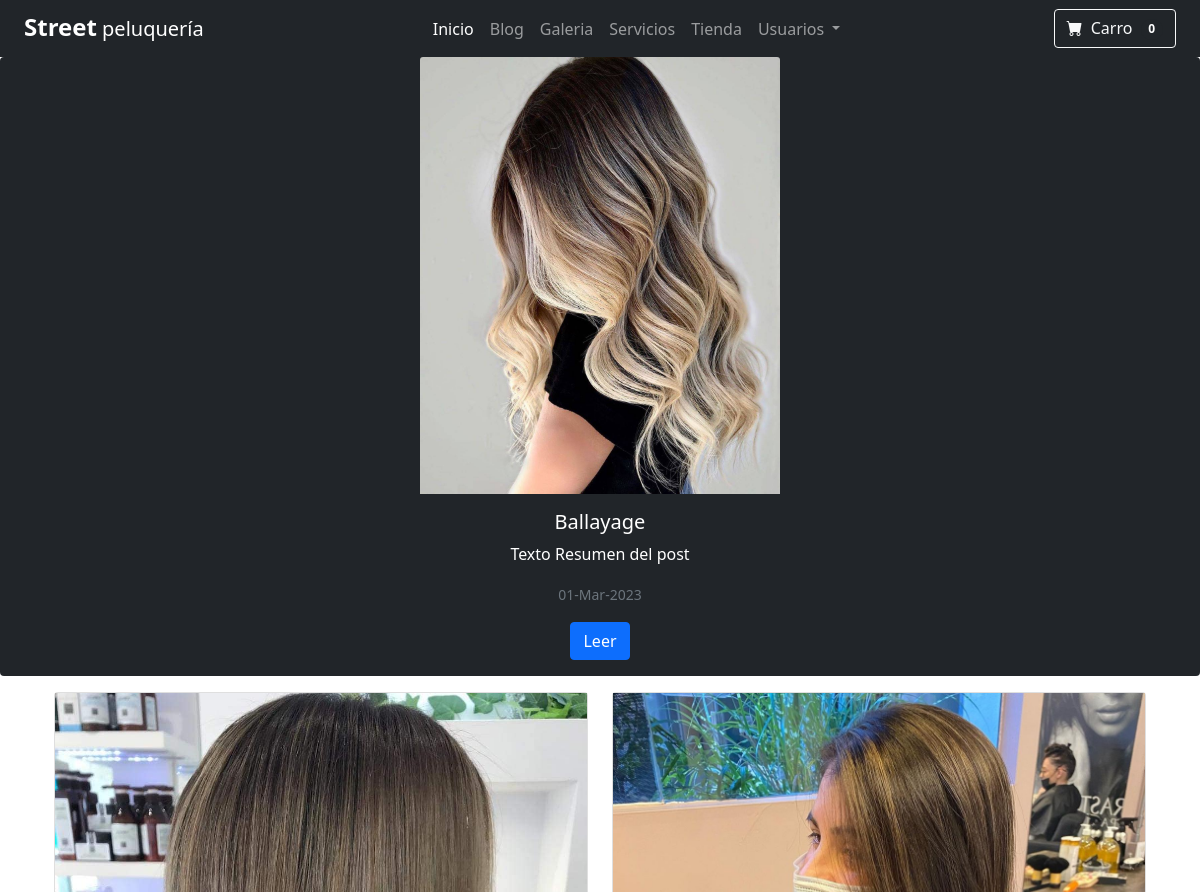
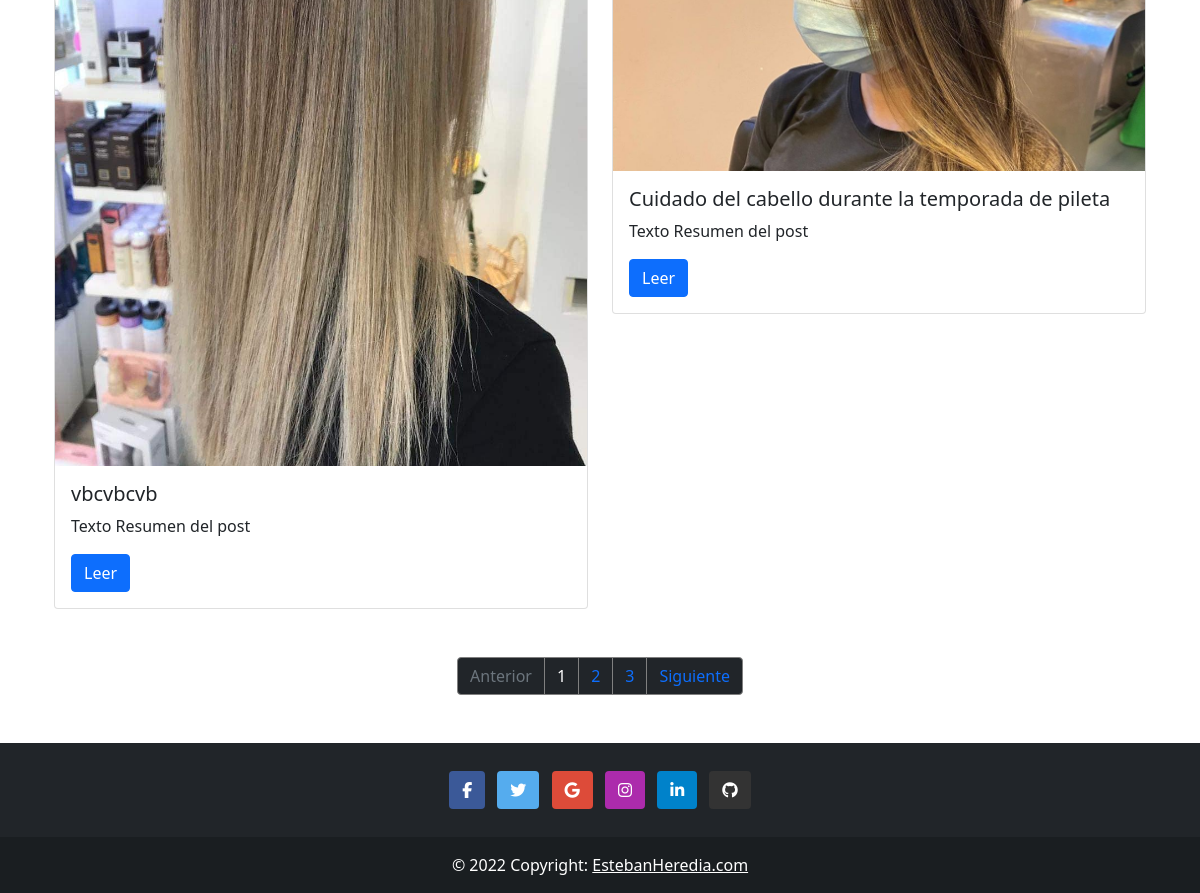
The page /lista_post on the database its author committed (2 pictures, top to bottom).
### blog/models.py (models this page shows, shortened)
class Post(models.Model):
    ESTADO = [
        ('publicado', 'Publicado'),
        ('borrador', 'Borrador'),
        ('eliminado', "Eliminado")
    ]
    titulo = models.CharField(max_length=100)
    resumen = models.CharField(max_length=255)
    cuerpo = models.TextField()
    creado_en = models.DateTimeField()
    publicado_en = models.DateTimeField()
    estado = models.CharField(max_length=255, choices=ESTADO)
    slug = models.SlugField()
    autor = models.ForeignKey(Autor, on_delete=models.CASCADE)
    categoria = models.ForeignKey(Categoria, on_delete=models.SET_NULL, null=True)
    imagen = models.ImageField(upload_to='blog/images')
    etiquetas = models.ManyToManyField(Tag)

### blog/views.py (the view)
# urls.py: path('lista_post', views.lista_post, name='lista_post'),
def lista_post(request):
    params = {}
    post_list = Post.objects.filter(estado="publicado").order_by('-publicado_en')[1:]
    paginador = Paginator(post_list, 2) # Mostramos 2 post por pagina
    nro_pagina = request.GET.get('page')
    page_obj = paginador.get_page(nro_pagina) # Obtengo los post de esa pagína para pasarlos al template
    params["page_obj"] = page_obj
    post_principal = Post.objects.filter(estado="publicado").order_by('-publicado_en').first()
    params["post_principal"] = post_principal
    return render(request, 'blog/posts.html', params)

### templates/blog/posts.html (shortened to what this page needs)
{% extends "layout.html" %} {% load i18n %} {% block blog %}
<div class="card mb-3 border-0 bg-dark ">
  <img class="card-img-top"
    src="{{post_principal.imagen.url}}"
    style="width: 30%; margin: auto auto"
    alt=""
  />
  <center>
    <div class="card-body" style="color: white;">
      <h5 class="card-title">{{post_principal.titulo}}</h5>
      <p class="card-text">
        {{post_principal.resumen}}
      </p>
      <p class="card-text">
        <small class="text-muted">{{post_principal.publicado_en|date:"d-M-Y"}}</small>
      </p>
      <a href="{% url 'blog:post_detalle' pk=post_principal.id %}" class="btn btn-primary">Leer</a>
    </div>
  </center>
</div>
<div class="container">
  <div class="row">
    {% for post in page_obj %}
      <div class="col-6">
        <div class="card">
          <div
            class="bg-image hover-overlay ripple"
            data-mdb-ripple-color="light"
          >
            <img
              src="{{post.imagen.url}}"
              class="img-fluid"
            />
          </div>
          <div class="card-body">
            <h5 class="card-title">{{post.titulo}}</h5>
            <p class="card-text">
              {{post.resumen}}
            </p>
            <a href="{% url 'blog:post_detalle' pk=post.id %}" class="btn btn-primary">Leer</a>
          </div>
        </div>
      </div>
    {% empty %}
      <p>No hay mas Post publicados...</p>
    {% endfor %}
  </div>
</div>
<section>
  <nav aria-label="Page navigation example">
    <ul class="pagination justify-content-center mt-5">
      <li class="page-item {% if not page_obj.has_previous %}disabled{% endif %}">
        <a class="page-link bg-dark" style="border-color: grey;" href="{% if page_obj.has_previous %}?page={{ page_obj.previous_page_number }}{% endif %}">Anterior</a>
      </li>
      {% for num in page_obj.paginator.page_range %}
      <li style="border-color: grey" class="page-item bg-dark {% if num == page_obj.number %}active{% endif %}" >
        <a style="border-color: grey" class="page-link bg-dark " href="?page={{ num }}">{{ num }}</a>
      </li>
    {% endfor %}
      <li class="page-item {% if not page_obj.has_next %}disabled{% endif %}">
        <a class="page-link bg-dark" style="border-color: grey;" href="{% if page_obj.has_next %}?page={{ page_obj.next_page_number }}{% endif %}">Siguiente</a>
      </li>
    </ul>
  </nav>
</section>
{% endblock blog %}

### templates/blog/posts.html (style rules this page uses)
.page-item.active .page-link { border-color: red; color: #fff; }

### rows shown on the page
Post: imagen (picture), titulo "Ballayage", resumen "Texto Resumen del post", publicado_en "01-Mar-2023"
Post: imagen (picture), titulo "vbcvbcvb", resumen "Texto Resumen del post"
Post: imagen (picture), titulo "Cuidado del cabello durante la temporada de pileta", resumen "Texto Resumen del post"

### other values the page prints
{{ num }} "1" "2" "3"
